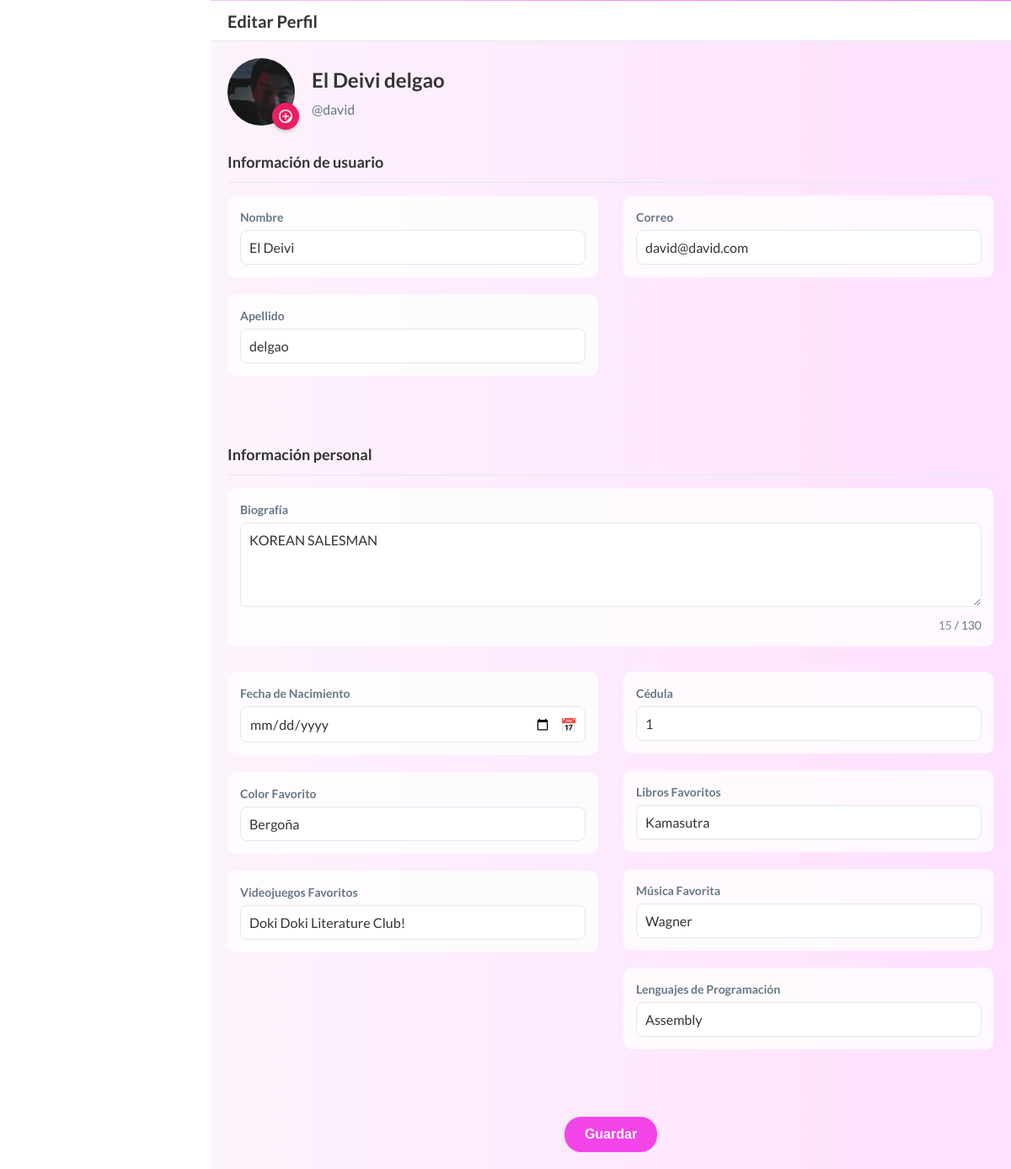
The page /edit-profile/ (signed in) on the database its author committed.
### funATIAPP/models.py (models this page shows, shortened)
class Profile(models.Model):
    user = models.OneToOneField(User, on_delete=models.CASCADE, related_name='profile')
    avatar = models.ImageField(upload_to='avatars/', blank=True, null=True)
    biography = models.TextField(blank=True, null=True)
    birth_date = models.DateField(blank=True, null=True)
    favorite_color = models.CharField(max_length=50, blank=True, null=True)
    favorite_games = models.CharField(max_length=200, blank=True, null=True)
    national_id = models.CharField(max_length=20, blank=True, null=True)
    favorite_books = models.CharField(max_length=200, blank=True, null=True)
    favorite_music = models.CharField(max_length=200, blank=True, null=True)
    programming_languages = models.CharField(max_length=200, blank=True, null=True)
    friends = models.ManyToManyField('self', symmetrical=True, blank=True)
    following = models.ManyToManyField('self', symmetrical=False, blank=True, related_name='followers')

### funATIAPP/views.py (the view)
# urls.py: path('edit-profile/', views.edit_profile_view, name='edit_profile'),
@login_required
def edit_profile_view(request):
    if request.method == 'POST':
        form = ProfileEditForm(request.POST, request.FILES, instance=request.user.profile, user=request.user)
        if form.is_valid():
            form.save(user=request.user)
            return redirect('funATIAPP:profile')
    else:
        form = ProfileEditForm(instance=request.user.profile, user=request.user)
    return render(request, 'edit-perfil.html', {
        'form': form,
        'profile': request.user.profile
    })

### funATIAPP/context_processors.py (called while the page is built)
def user_settings(request):
    if request.user.is_authenticated:
        settings = UserSettings.get_user_settings(request.user)
        return {
            'user_settings': settings
        }
    return {
        'user_settings': None
    }

### funATIAPP/models.py (called while the page is built)
    @classmethod
    def get_user_settings(cls, user):
        settings, created = cls.objects.get_or_create(user=user)
        return settings

### funATIAPP/templates/edit-perfil.html (shortened to what this page needs)
{% load static %}
{% load i18n %}
<!DOCTYPE html>
<html lang="es">
  <head>
    <link rel="stylesheet" href="{% static 'css/styles.css' %}" />
    <link rel="stylesheet" href="{% static 'css/edit.css' %}" />
  </head>
  <body {% if user_settings %}data-theme-mode="{{ user_settings.theme_mode }}" data-color-theme="{{ user_settings.color_theme }}"{% endif %}{% if user_settings and user_settings.theme_mode == 'oscuro' %} class="dark-theme"{% endif %}>
    <div id="menu-main"></div>
    <div class="main-content">
      <div class="top-bar">
        <h1>{% trans "Editar Perfil" %}</h1>
      </div>
      <div class="edit-profile-container">
        <form method="post" enctype="multipart/form-data" id="profile-form">
          <div class="profile-edit-header">
            <div class="profile-edit-avatar">
              {% if profile.avatar %}
                <img src="{{ profile.avatar.url }}" alt="Avatar" class="avatar-img" id="avatar-preview" />
              {% else %}
                <img src="{% static 'assets/user-placeholder.png' %}" alt="Avatar" class="avatar-img" id="avatar-preview" />
              {% endif %}
              <button type="button" class="change-avatar-btn" onclick="document.getElementById('id_avatar').click();" title="Cambiar foto de perfil">
              </button>
            </div>
            <div class="profile-edit-info">
              <div class="profile-edit-name">
                {% if user.first_name or user.last_name %}
                  {{ user.first_name }} {{ user.last_name }}
                {% else %}
                  {{ user.username }}
                {% endif %}
              </div>
              <div class="profile-edit-username">@{{ user.username }}</div>
            </div>
          </div>
          <div class="edit-section">
            <div class="edit-section-title">{% trans "Información de usuario" %}</div>
            <div class="edit-sections-container">
              <div class="edit-section">
                <div class="edit-field">
                  <label class="edit-label">{% trans "Nombre" %}</label>
                  {{ form.first_name }}
                </div>
                <div class="edit-field">
                  <label class="edit-label">{% trans "Apellido" %}</label>
                  {{ form.last_name }}
                </div>
              </div>
              <div class="edit-section">
                <div class="edit-field">
                  <label class="edit-label">{% trans "Correo" %}</label>
                  {{ form.email }}
                </div>
              </div>
            </div>
          </div>
          <div class="edit-section">
            <div class="edit-section-title">{% trans "Información personal" %}</div>
            <div class="edit-field">
              <label class="edit-label">{% trans "Biografía" %}</label>
              {{ form.biography }}
              <div class="counter"><span id="bio-counter">0</span> / 130</div>
            </div>
          </div>
          <div class="edit-sections-container">
            <div class="edit-section">
              <div class="edit-field">
                <label class="edit-label">{% trans "Fecha de Nacimiento" %}</label>
                <div class="date-field-container">
                  {{ form.birth_date }}
                  <span class="date-icon">📅</span>
                </div>
              </div>
              <div class="edit-field">
                <label class="edit-label">{% trans "Color Favorito" %}</label>
                {{ form.favorite_color }}
              </div>
              <div class="edit-field">
                <label class="edit-label">{% trans "Videojuegos Favoritos" %}</label>
                {{ form.favorite_games }}
              </div>
            </div>
            <div class="edit-section">
              <div class="edit-field">
                <label class="edit-label">{% trans "Cédula" %}</label>
                {{ form.national_id }}
              </div>
              <div class="edit-field">
                <label class="edit-label">{% trans "Libros Favoritos" %}</label>
                {{ form.favorite_books }}
              </div>
              <div class="edit-field">
                <label class="edit-label">{% trans "Música Favorita" %}</label>
                {{ form.favorite_music }}
              </div>
              <div class="edit-field">
                <label class="edit-label">{% trans "Lenguajes de Programación" %}</label>
                {{ form.programming_languages }}
              </div>
            </div>
          </div>
          <button type="submit" class="save-btn">{% trans "Guardar" %}</button>
        </form>
      </div>
    </div>
  </body>
</html>

### funATIAPP/static/css/styles.css (style rules this page uses)
:root { --primary-color: #f344ea; --text-color: #333; --light-gray: #f5f5f5; --border-color: #e1e8ed; --font-main: "Lato", -apple-system, BlinkMacSystemFont, "Segoe UI", Roboto, Helvetica, Arial, sans-serif; --sidebar-width: 250px; --bg-primary: white; --bg-sidebar: white; --bg-topbar: white; --bg-container: rgba(255, 255, 255, 0.8); --text-primary: #333; --text-secondary: #657786; --border-light: #e1e8ed; }
* { margin: 0; padding: 0; box-sizing: border-box; }
body { font-family: var(--font-main); color: var(--text-primary); line-height: 1.5; background-color: var(--bg-primary); display: grid; grid-template-columns: var(--sidebar-width) 1fr; height: 100vh; overflow: hidden; }
.top-bar { position: sticky; top: 0; left: 0; width: 100%; height: 3rem; background-color: var(--bg-topbar); z-index: 1002; display: flex; align-items: center; padding: 0 24px; box-sizing: border-box; border-bottom: 1px solid var(--border-light); }
.top-bar h1 { font-size: 20px; font-weight: bold; color: var(--text-primary); }
.main-content { padding: 0; width: 100%; height: 100vh; overflow-y: auto; background: #f4c4f3; background: -webkit-linear-gradient(to left, #fc67fa, #f4c4f3); background: linear-gradient(to left, #fc67fa, #f4c4f3); }
.avatar-img { width: 80px; height: 80px; border-radius: 50%; object-fit: cover; }

### funATIAPP/static/css/edit.css (style rules this page uses)
* { margin: 0; padding: 0; box-sizing: border-box; }
body { font-family: var(--font-main); color: var(--text-primary); line-height: 1.5; background-color: var(--bg-primary); display: grid; grid-template-columns: var(--sidebar-width) 1fr; min-height: 100vh; }
.top-bar { position: sticky; top: 0; background-color: var(--bg-topbar); padding: 15px 20px; border-bottom: 1px solid var(--border-light); z-index: 10; }
.top-bar h1 { font-size: 20px; font-weight: bold; }
.main-content { background: linear-gradient(to right, #f0c6e0, #dc50c9); min-height: calc(100vh - 60px); padding-top: 1px; }
.edit-profile-container { background-color: var(--bg-container); padding: 20px; box-shadow: 0 2px 10px rgba(0, 0, 0, 0.1); }
#profile-form { width: 100%; }
.profile-edit-header { display: flex; align-items: center; gap: 20px; margin-bottom: 30px; }
.profile-edit-avatar { width: 80px; height: 80px; border-radius: 50%; background-color: var(--border-light); flex-shrink: 0; }
.profile-edit-info { flex: 1; }
.profile-edit-name { font-size: 24px; font-weight: bold; margin-bottom: 5px; }
.profile-edit-username { color: var(--text-secondary); font-size: 16px; }
.edit-sections-container { display: grid; grid-template-columns: 1fr 1fr; gap: 30px; }
.edit-section { margin-bottom: 30px; }
.edit-section-title { font-weight: bold; font-size: 18px; margin-bottom: 15px; padding-bottom: 10px; border-bottom: 1px solid var(--border-light); }
.edit-field { margin-bottom: 15px; }
.edit-label { display: block; margin-bottom: 5px; font-weight: bold; color: var(--text-secondary); font-size: 14px; }
.edit-input { width: 100%; padding: 10px; border: 1px solid var(--border-light); border-radius: 4px; font-family: var(--font-main); font-size: 16px; background-color: var(--bg-primary); color: var(--text-primary); }
.edit-textarea { width: 100%; padding: 10px; border: 1px solid var(--border-light); border-radius: 4px; font-family: var(--font-main); font-size: 16px; min-height: 100px; resize: vertical; background-color: var(--bg-primary); color: var(--text-primary); }
.save-btn { display: block; background-color: var(--primary-color); color: white; border: none; padding: 12px 24px; border-radius: 20px; font-weight: bold; font-size: 16px; cursor: pointer; margin: 30px auto 0; transition: background-color 0.2s; }
.counter { text-align: right; font-size: 14px; color: var(--text-secondary); margin-top: 5px; }
.date-field-container { position: relative; width: 100%; }
.date-input { width: 100%; padding: 10px 35px 10px 10px; border: 1px solid var(--border-light); border-radius: 4px; font-family: var(--font-main); font-size: 16px; background-color: var(--bg-primary); color: var(--text-primary); }
.date-icon { position: absolute; right: 10px; top: 50%; transform: translateY(-50%); pointer-events: none; color: var(--text-secondary); }
.edit-field { margin-bottom: 20px; padding: 15px; background-color: var(--bg-container); border-radius: 10px; }
.edit-input, .edit-textarea, .date-input { width: 100%; border: 1px solid var(--border-light); border-radius: 8px; font-family: var(--font-main); font-size: 16px; background-color: var(--bg-primary); color: var(--text-primary); }

### rows shown on the page
Profile: avatar (picture), biography "KOREAN SALESMAN", favorite_color "Bergoña", favorite_games "Doki Doki Literature Club!", national_id "1", favorite_books "Kamasutra", favorite_music "Wagner", programming_languages "Assembly"

### other values the page prints
{{ user.first_name }} "El Deivi"
{{ user.last_name }} "delgao"
{{ user.username }} "david"
